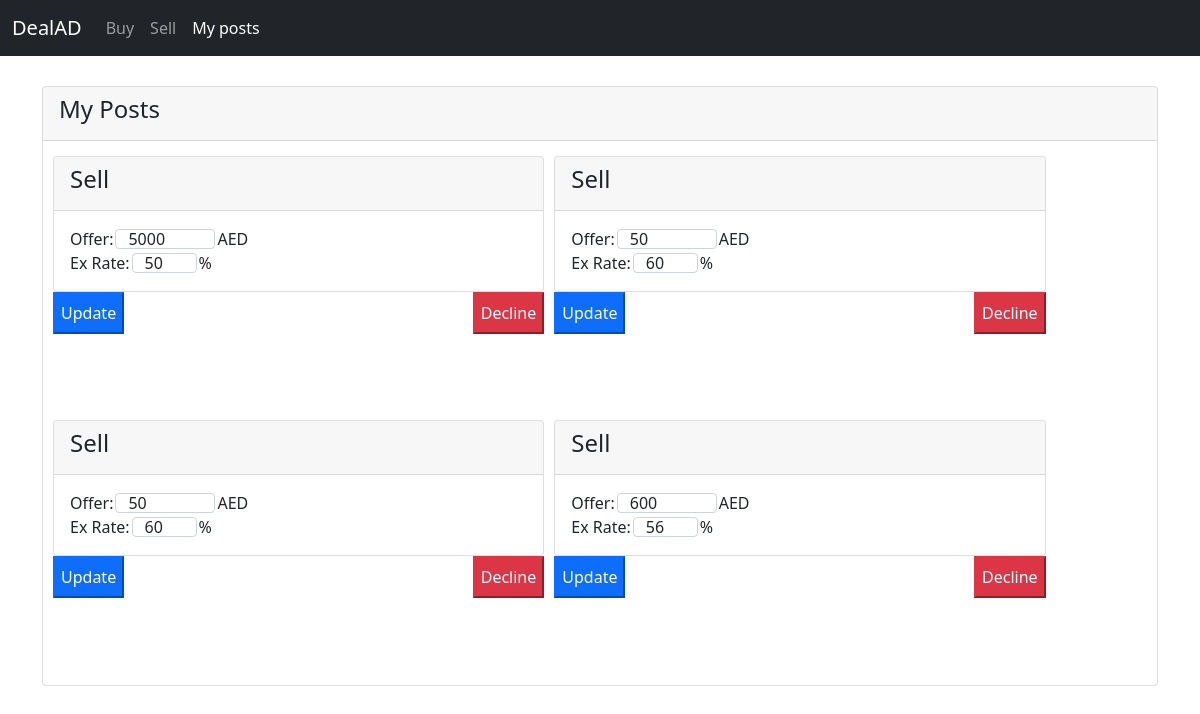
Page /my_posts (signed in) on the committed database.
### tables this page shows
CREATE TABLE sell_posts (
                                            post_id integer PRIMARY KEY AUTOINCREMENT,
                                            net_id text,
                                            amount integer,
                                            rate integer
                                        );

### app.py (the view)
@app.route('/my_posts', methods=['GET', 'POST'])
def myPosts():
    if not session.get("netId"):
        return login_tem()
    username = session.get('netId')
    password = session.get('password')
    exist = login(username, password)
    if exist:
        posts = my_posts(username)
        print(username)
        return render_template("posts/my_posts.html", posts=posts)
    else:
        return redirect("./")

### database.py (called while the page is built)
def open():
    global database
    global database_cursor
    database = sqlite3.connect("maindb.db", uri=True, check_same_thread=False)
    database_cursor = database.cursor()

def close():
    database_cursor.close()

def login(netid, password):
    open()
    database_cursor.execute("SELECT * FROM users WHERE net_id =? and password=?", (netid, password))
    user = database_cursor.fetchall()
    close()
    if user is None:
        return False  # the user is not registered
    else:
        return True  # the user logged in successfully

def my_posts(netid):
    open()
    user = []
    database_cursor.execute("SELECT * FROM buy_posts WHERE net_id =? ", (netid,))
    user.append(database_cursor.fetchall())
    database_cursor.execute("SELECT * FROM sell_posts WHERE net_id =? ", (netid,))
    user.append(database_cursor.fetchall())
    if user is None:
        close()
        return False  # the user is not registered
    close()
    return user

### templates/posts/my_posts.html (shortened to what this page needs)
<!DOCTYPE html>
    <link href="https://cdn.jsdelivr.net/npm/bootstrap@5.0.2/dist/css/bootstrap.min.css" rel="stylesheet">
<html>
<body >
  <nav class="navbar navbar-expand-lg navbar-dark bg-dark">
    <div class="container-fluid">
      <a class="navbar-brand" href="./">DealAD</a>
      <div class="collapse navbar-collapse" id="navbarSupportedContent">
        <ul class="navbar-nav me-auto mb-2 mb-lg-0">
          <li class="nav-item">
            <a class="nav-link " aria-current="page" href="./">Buy</a>
          </li>
          <li class="nav-item">
            <a class="nav-link " aria-current="page" href="./register">Sell</a>
          </li>
          <li class="nav-item">
            <a class="nav-link active" aria-current="page" href="./my_posts">My posts</a>
          </li>
        </ul>
      </div>
    </div>
  </nav>
    <div class="container" >
        <div class="card" style="margin-top: 30px; height:600px; padding: 0px;">
            <div class="card-header" style="margin-bottom:15px;">
                <h4 class="card-title">My Posts</h4>
            </div>
            <div class="card-body d-flex flex-wrap justify-content-between" style="height:100%; max-width:90%; padding: 0px; overflow-y:auto;">
            {% for post in posts[1] %}
            <form action="#" class="col-6 postList" method="" style="padding-left:10px; margin-bottom: 10px;">
              <div class="postcontainer">
              <div class="card">
                <div class="card-header">
                  <h4 class="card-title">Sell</h4>
                </div>
                  <div class="card-body ">
                      <div class="text d-flex">Offer: <input class="form-control amount" name="amount" style="width: 100px; margin-left: 2px; margin-right:2px; margin-top: 2px; height:20px;" type="number" step="0.1" value="{{post[2]}}"/> AED</div>
                      <div class="text d-flex">Ex Rate: <input class="form-control rate" name="rate" style="width: 65px; padding-right: 0px; margin-left: 2px; margin-right:2px; margin-top: 2px; height:20px;" max="100" type="number" step="0.1" value="{{post[3]}}"/>  %</div>
                  </div>
              </div>
              <div class="form-group ">
                  <input type="button" name="decline" style="float: right;" class="col-form-label btn-danger decline" value="Decline" />
                  <input type="button" name="update" style="float: left;" class="col-form-label btn-primary update" value="Update" />
              </div>
            </div>
          </form>
        {% endfor %}
            </div>
        </div>
    </div>
</body>
</html>

### rows in the picture
sell_posts: amount "5000", rate "50"
sell_posts: amount "50", rate "60"
sell_posts: amount "50", rate "60"
sell_posts: amount "600", rate "56"
